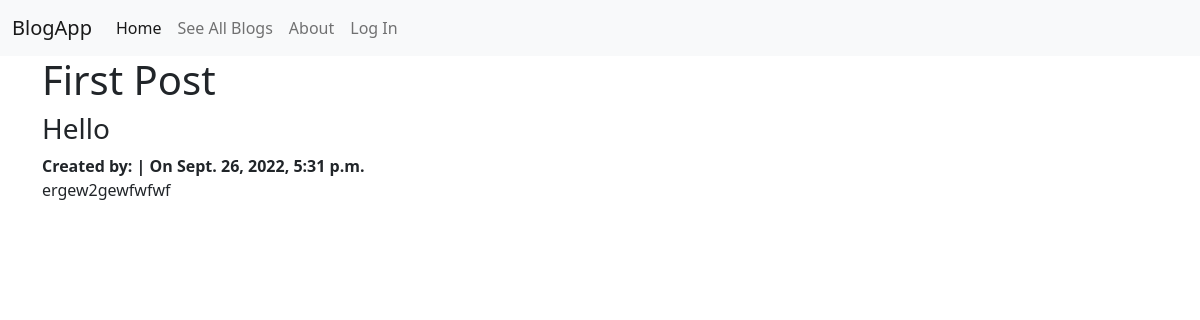
/posts/3/, run on the app's committed database.
### posts/models.py (models this page shows, shortened)
class Post(models.Model):
    title = models.CharField(max_length=256)
    subtitle = models.CharField(max_length=256)
    author = models.ForeignKey(
        get_user_model(),
        on_delete=models.CASCADE
    )
    body = models.TextField()
    created_on = models.DateTimeField(auto_now_add=True)

### posts/views.py (the view)
# urls.py: path('<int:pk>/', PostDetailView.as_view(), name='detail'),
class PostDetailView(DetailView):
    template_name = "posts/detail.html"
    model = Post

### templates/posts/detail.html (shortened to what this page needs)
{% extends 'base.html' %}
{% block content %}
    <h1>{{ post.title }}</h1>
    <h3>{{ post.subtitle }}</h3>
    <strong>Created by: {{ post.autor }} | On {{post.created_on}}</strong>
    <p>{{ post.body }}</p>
{% endblock content %}

### data on the page
Post: title "First Post", subtitle "Hello", created_on "Sept. 26, 2022, 5:31 p.m.", body "ergew2gewfwfwf"
